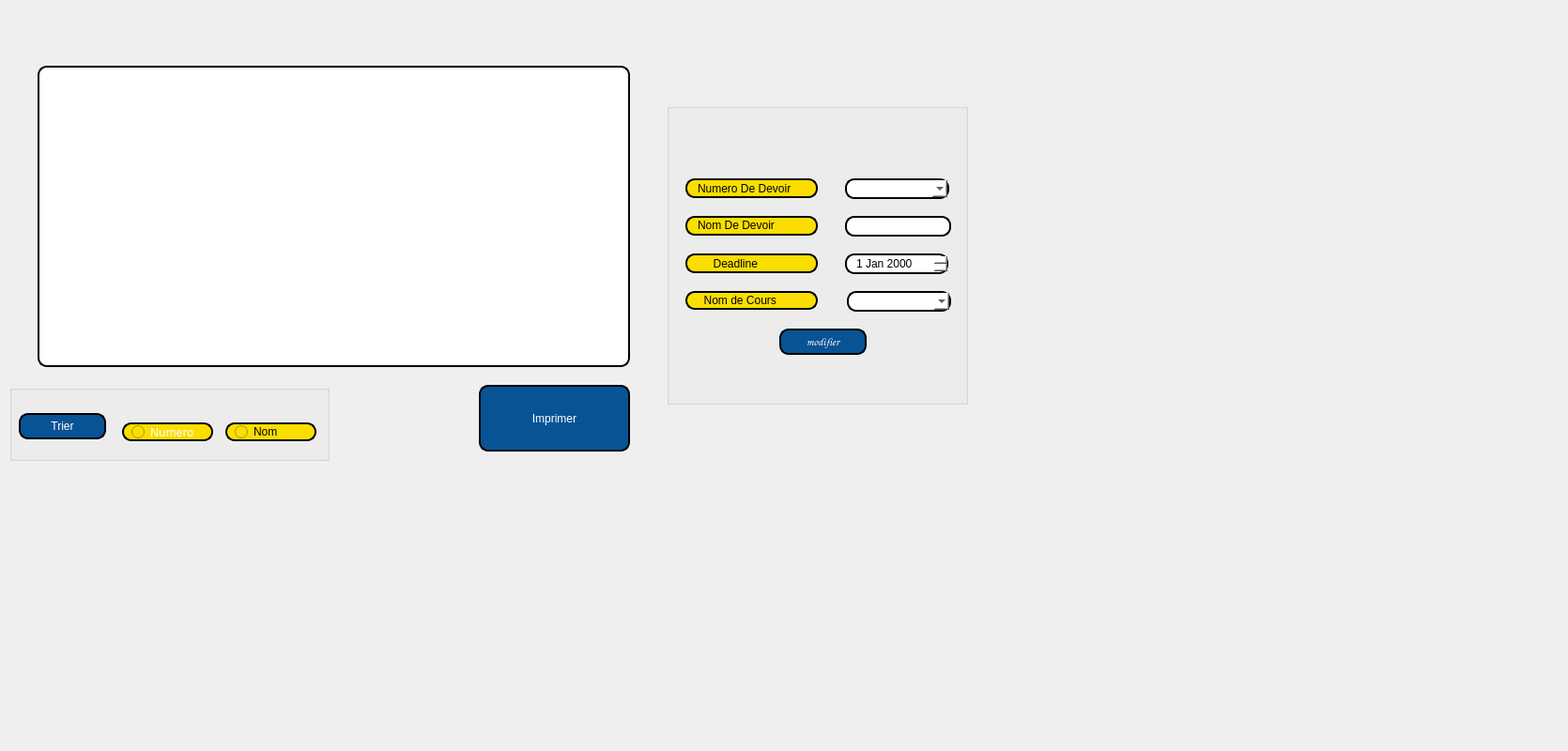
     <widget class="QWidget" name="tab_7">
      <attribute name="title">
       <string>Consulter</string>
      </attribute>
      <widget class="QTableView" name="coursView_2">
       <property name="geometry">
        <rect>
         <x>40</x>
         <y>70</y>
         <width>631</width>
         <height>321</height>
        </rect>
       </property>
       <property name="styleSheet">
        <string notr="true">border: 2px solid black;
border-radius: 10px;
padding: 0 8px;
background: white;
selection-background-color: gray;
</string>
       </property>
      </widget>
      <widget class="QPushButton" name="trier_cours_2">
       <property name="geometry">
        <rect>
         <x>20</x>
         <y>440</y>
         <width>93</width>
         <height>28</height>
        </rect>
       </property>
       <property name="styleSheet">
        <string notr="true">border: 2px solid black;
border-radius: 10px;
padding: 0 8px;
color: rgb(255, 255, 255);
background:#085394	;
font: bold, &quot;Comic Sans MS&quot;;
</string>
       </property>
       <property name="text">
        <string>Trier</string>
       </property>
      </widget>
      <widget class="QRadioButton" name="radioButton_numero_2">
       <property name="geometry">
        <rect>
         <x>130</x>
         <y>450</y>
         <width>97</width>
         <height>20</height>
        </rect>
       </property>
       <property name="styleSheet">
        <string notr="true">border: 2px solid black;
font: 75 8pt &quot;MS Shell Dlg 2&quot;;
border-radius: 10px;
padding: 0 8px;
background: #fade02;
font: bold, &quot;Comic Sans MS&quot;;;
text-align:center;
text-align: center;
color:white;
font-family: Arial Black;</string>
       </property>
       <property name="text">
        <string>Numero</string>
       </property>
      </widget>
      <widget class="QRadioButton" name="radioButton_nom_2">
       <property name="geometry">
        <rect>
         <x>240</x>
         <y>450</y>
         <width>97</width>
         <height>20</height>
        </rect>
       </property>
       <property name="styleSheet">
        <string notr="true">border: 2px solid black;
font: 75 8pt &quot;MS Shell Dlg 2&quot;;
border-radius: 10px;
padding: 0 8px;
background: #fade02;
font: bold, &quot;Comic Sans MS&quot;;;
text-align:center;
</string>
       </property>
       <property name="text">
        <string>Nom </string>
       </property>
      </widget>
      <widget class="QPushButton" name="imprimer_devoirs">
       <property name="geometry">
        <rect>
         <x>510</x>
         <y>410</y>
         <width>161</width>
         <height>71</height>
        </rect>
       </property>
       <property name="styleSheet">
        <string notr="true">border: 2px solid black;
border-radius: 10px;
padding: 0 8px;
color: rgb(255, 255, 255);
background:#085394	;
font: bold, &quot;Comic Sans MS&quot;;
</string>
       </property>
       <property name="text">
        <string>Imprimer</string>
       </property>
      </widget>
      <widget class="QLabel" name="logo_2">
       <property name="geometry">
        <rect>
         <x>920</x>
         <y>420</y>
         <width>121</width>
         <height>81</height>
        </rect>
       </property>
       <property name="text">
        <string/>
       </property>
      </widget>
      <widget class="QPushButton" name="modifier">
       <property name="geometry">
        <rect>
         <x>830</x>
         <y>350</y>
         <width>93</width>
         <height>28</height>
        </rect>
       </property>
       <property name="font">
        <font>
         <family>Comic Sans MS</family>
         <weight>75</weight>
         <italic>false</italic>
         <bold>true</bold>
        </font>
       </property>
       <property name="styleSheet">
        <string notr="true">border: 2px solid black;
border-radius: 10px;
padding: 0 8px;
color: rgb(255, 255, 255);
background:#085394	;
font: bold, &quot;Comic Sans MS&quot;;
</string>
       </property>
       <property name="text">
        <string>modifier</string>
       </property>
      </widget>
      <widget class="QLabel" name="nomC_3">
       <property name="geometry">
        <rect>
         <x>730</x>
         <y>310</y>
         <width>141</width>
         <height>20</height>
        </rect>
       </property>
       <property name="styleSheet">
        <string notr="true">border: 2px solid black;
font: 75 8pt &quot;MS Shell Dlg 2&quot;;
border-radius: 10px;
padding: 0 8px;
background: #fade02;
font: bold, &quot;Comic Sans MS&quot;;;
text-align:center;
</string>
       </property>
       <property name="text">
        <string>  Nom de Cours </string>
       </property>
      </widget>
      <widget class="QLabel" name="deadline_2">
       <property name="geometry">
        <rect>
         <x>730</x>
         <y>270</y>
         <width>141</width>
         <height>21</height>
        </rect>
       </property>
       <property name="styleSheet">
        <string notr="true">border: 2px solid black;
font: 75 8pt &quot;MS Shell Dlg 2&quot;;
border-radius: 10px;
padding: 0 8px;
background: #fade02;
font: bold, &quot;Comic Sans MS&quot;;;
text-align:center;
</string>
       </property>
       <property name="text">
        <string>     Deadline</string>
       </property>
      </widget>
      <widget class="QLineEdit" name="nomD_modif">
       <property name="geometry">
        <rect>
         <x>900</x>
         <y>230</y>
         <width>113</width>
         <height>22</height>
        </rect>
       </property>
       <property name="styleSheet">
        <string notr="true">border: 2px solid black;
border-radius: 10px;
padding: 0 8px;
background: white;
selection-background-color: gray;
</string>
       </property>
      </widget>
      <widget class="QLabel" name="numD_2">
       <property name="geometry">
        <rect>
         <x>730</x>
         <y>190</y>
         <width>141</width>
         <height>21</height>
        </rect>
       </property>
       <property name="styleSheet">
        <string notr="true">border: 2px solid black;
font: 75 8pt &quot;MS Shell Dlg 2&quot;;
border-radius: 10px;
padding: 0 8px;
background: #fade02;
font: bold, &quot;Comic Sans MS&quot;;;
text-align:center;
</string>
       </property>
       <property name="text">
        <string>Numero De Devoir</string>
       </property>
      </widget>
      <widget class="QLabel" name="nomD_2">
       <property name="geometry">
        <rect>
         <x>730</x>
         <y>230</y>
         <width>141</width>
         <height>21</height>
        </rect>
       </property>
       <property name="palette">
        <palette>
         <active>
          <colorrole role="WindowText">
           <brush brushstyle="SolidPattern">
            <color alpha="255">
             <red>0</red>
             <green>0</green>
             <blue>0</blue>
            </color>
           </brush>
          </colorrole>
          <colorrole role="Button">
           <brush brushstyle="SolidPattern">
            <color alpha="255">
             <red>250</red>
             <green>222</green>
             <blue>2</blue>
            </color>
           </brush>
          </colorrole>
          <colorrole role="Text">
           <brush brushstyle="SolidPattern">
            <color alpha="255">
             <red>0</red>
             <green>0</green>
             <blue>0</blue>
            </color>
           </brush>
          </colorrole>
          <colorrole role="ButtonText">
           <brush brushstyle="SolidPattern">
            <color alpha="255">
             <red>0</red>
             <green>0</green>
             <blue>0</blue>
            </color>
           </brush>
          </colorrole>
          <colorrole role="Base">
           <brush brushstyle="SolidPattern">
            <color alpha="255">
             <red>250</red>
             <green>222</green>
             <blue>2</blue>
            </color>
           </brush>
          </colorrole>
          <colorrole role="Window">
           <brush brushstyle="SolidPattern">
            <color alpha="255">
             <red>250</red>
             <green>222</green>
             <blue>2</blue>
            </color>
           </brush>
          </colorrole>
          <colorrole role="PlaceholderText">
           <brush brushstyle="NoBrush">
            <color alpha="128">
             <red>0</red>
             <green>0</green>
             <blue>0</blue>
            </color>
           </brush>
          </colorrole>
         </active>
         <inactive>
          <colorrole role="WindowText">
           <brush brushstyle="SolidPattern">
            <color alpha="255">
             <red>0</red>
             <green>0</green>
             <blue>0</blue>
            </color>
           </brush>
          </colorrole>
          <colorrole role="Button">
           <brush brushstyle="SolidPattern">
            <color alpha="255">
             <red>250</red>
             <green>222</green>
             <blue>2</blue>
            </color>
           </brush>
          </colorrole>
          <colorrole role="Text">
           <brush brushstyle="SolidPattern">
            <color alpha="255">
             <red>0</red>
             <green>0</green>
             <blue>0</blue>
            </color>
           </brush>
          </colorrole>
          <colorrole role="ButtonText">
           <brush brushstyle="SolidPattern">
            <color alpha="255">
             <red>0</red>
             <green>0</green>
             <blue>0</blue>
            </color>
           </brush>
          </colorrole>
          <colorrole role="Base">
           <brush brushstyle="SolidPattern">
            <color alpha="255">
             <red>250</red>
             <green>222</green>
             <blue>2</blue>
            </color>
           </brush>
          </colorrole>
          <colorrole role="Window">
           <brush brushstyle="SolidPattern">
            <color alpha="255">
             <red>250</red>
             <green>222</green>
             <blue>2</blue>
            </color>
           </brush>
          </colorrole>
          <colorrole role="PlaceholderText">
           <brush brushstyle="NoBrush">
            <color alpha="128">
             <red>0</red>
             <green>0</green>
             <blue>0</blue>
            </color>
           </brush>
          </colorrole>
         </inactive>
         <disabled>
          <colorrole role="WindowText">
           <brush brushstyle="SolidPattern">
            <color alpha="255">
             <red>0</red>
             <green>0</green>
             <blue>0</blue>
            </color>
           </brush>
          </colorrole>
          <colorrole role="Button">
           <brush brushstyle="SolidPattern">
            <color alpha="255">
             <red>250</red>
             <green>222</green>
             <blue>2</blue>
            </color>
           </brush>
          </colorrole>
          <colorrole role="Text">
           <brush brushstyle="SolidPattern">
            <color alpha="255">
             <red>0</red>
             <green>0</green>
             <blue>0</blue>
            </color>
           </brush>
          </colorrole>
          <colorrole role="ButtonText">
           <brush brushstyle="SolidPattern">
            <color alpha="255">
             <red>0</red>
             <green>0</green>
             <blue>0</blue>
            </color>
           </brush>
          </colorrole>
          <colorrole role="Base">
           <brush brushstyle="SolidPattern">
            <color alpha="255">
             <red>250</red>
             <green>222</green>
             <blue>2</blue>
            </color>
           </brush>
          </colorrole>
          <colorrole role="Window">
           <brush brushstyle="SolidPattern">
            <color alpha="255">
             <red>250</red>
             <green>222</green>
             <blue>2</blue>
            </color>
           </brush>
          </colorrole>
          <colorrole role="PlaceholderText">
           <brush brushstyle="NoBrush">
            <color alpha="128">
             <red>0</red>
             <green>0</green>
             <blue>0</blue>
            </color>
           </brush>
          </colorrole>
         </disabled>
        </palette>
       </property>
       <property name="mouseTracking">
        <bool>false</bool>
       </property>
       <property name="focusPolicy">
        <enum>Qt::ClickFocus</enum>
       </property>
       <property name="contextMenuPolicy">
        <enum>Qt::PreventContextMenu</enum>
       </property>
       <property name="styleSheet">
        <string notr="true">border: 2px solid black;
font: 75 8pt &quot;MS Shell Dlg 2&quot;;
border-radius: 10px;
padding: 0 8px;
background: #fade02;
font: bold, &quot;Comic Sans MS&quot;;;
text-align:center;
</string>
       </property>
       <property name="text">
        <string>Nom De Devoir</string>
       </property>
      </widget>
      <widget class="QLabel" name="background_2">
       <property name="geometry">
        <rect>
         <x>-10</x>
         <y>0</y>
         <width>1661</width>
         <height>791</height>
        </rect>
       </property>
       <property name="text">
        <string/>
       </property>
      </widget>
      <widget class="QGroupBox" name="groupBox_4">
       <property name="geometry">
        <rect>
         <x>710</x>
         <y>110</y>
         <width>321</width>
         <height>321</height>
        </rect>
       </property>
       <property name="title">
        <string/>
       </property>
      </widget>
      <widget class="QGroupBox" name="groupBox_8">
       <property name="geometry">
        <rect>
         <x>10</x>
         <y>410</y>
         <width>341</width>
         <height>81</height>
        </rect>
       </property>
       <property name="title">
        <string/>
       </property>
      </widget>
      <widget class="QDateEdit" name="dateEdit_2">
       <property name="geometry">
        <rect>
         <x>900</x>
         <y>270</y>
         <width>110</width>
         <height>22</height>
        </rect>
       </property>
       <property name="styleSheet">
        <string notr="true">border: 2px solid black;
border-radius: 10px;
padding: 0 8px;
background: white;
selection-background-color: gray;</string>
       </property>
      </widget>
      <widget class="QComboBox" name="comboBox_devoirs">
       <property name="geometry">
        <rect>
         <x>900</x>
         <y>190</y>
         <width>111</width>
         <height>22</height>
        </rect>
       </property>
       <property name="styleSheet">
        <string notr="true">border: 2px solid black;
border-radius: 10px;
padding: 0 8px;
background: white;
selection-background-color: gray;
</string>
       </property>
      </widget>
      <widget class="QComboBox" name="nomC_modif">
       <property name="geometry">
        <rect>
         <x>902</x>
         <y>310</y>
         <width>111</width>
         <height>22</height>
        </rect>
       </property>
       <property name="styleSheet">
        <string notr="true">border: 2px solid black;
border-radius: 10px;
padding: 0 8px;
background: white;
selection-background-color: gray;
</string>
       </property>
      </widget>
      <zorder>groupBox_8</zorder>
      <zorder>groupBox_4</zorder>
      <zorder>background_2</zorder>
      <zorder>coursView_2</zorder>
      <zorder>trier_cours_2</zorder>
      <zorder>radioButton_numero_2</zorder>
      <zorder>radioButton_nom_2</zorder>
      <zorder>imprimer_devoirs</zorder>
      <zorder>logo_2</zorder>
      <zorder>modifier</zorder>
      <zorder>nomC_3</zorder>
      <zorder>deadline_2</zorder>
      <zorder>nomD_modif</zorder>
      <zorder>numD_2</zorder>
      <zorder>nomD_2</zorder>
      <zorder>dateEdit_2</zorder>
      <zorder>comboBox_devoirs</zorder>
      <zorder>nomC_modif</zorder>
     </widget>
